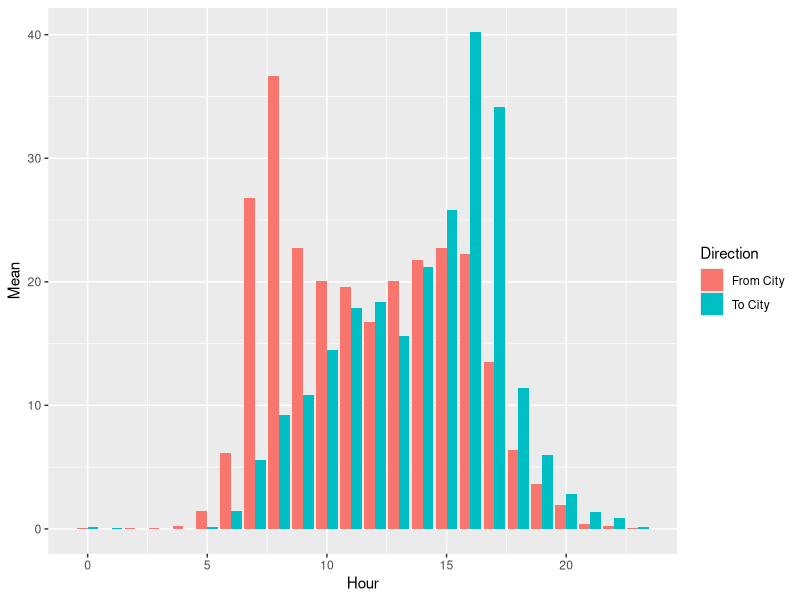
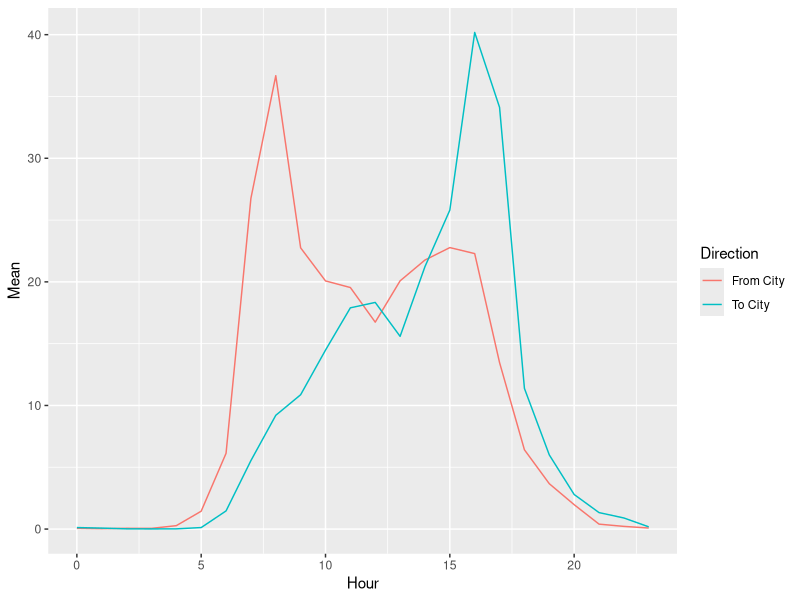

The R source for these figures, in order:
# Tidying data

library(tidyverse)

# read in the data
cycle_counts <- read_csv("data/cycle_counts/he_ara_kotahi.csv")

# convert to long format, so that Direction and Count are columns
long_cycles = cycle_counts %>%
  pivot_longer(c(`From City`, `To City`),
               names_to = "Direction",
               values_to = "Count")

# summarise the mean count by hour for each direction
long_cycles %>%
  group_by(Hour, Direction) %>%
  summarise(Mean = mean(Count))

# and plot the hourly counts for each direction
long_cycles %>%
  group_by(Hour, Direction) %>%
  summarise(Mean = mean(Count)) %>%
  ggplot() +
  geom_col(
    mapping = aes(x = Hour,
                  y = Mean,
                  fill = Direction),
    position = 'dodge'
  )

# Try a line chart?
long_cycles %>%
  group_by(Hour, Direction) %>%
  summarise(Mean = mean(Count)) %>%
  ggplot() +
  geom_line(
    mapping = aes(x = Hour,
                  y = Mean,
                  colour = Direction)
  )

# Try pivoting the summarised cycle count data back into wide format to give a table.
# save the summarised counts
summarised_counts = long_cycles %>%
  group_by(Hour, Direction) %>%
  summarise(Mean = mean(Count))

# pivot wider into a table
summarised_counts %>%
  pivot_wider(names_from = Direction,
              values_from = Mean) %>%
  View()

# Let's round the values first!
summarised_counts %>%
  mutate(Mean = round(Mean)) %>% ##< Rounding first means we don't have to round the two columns separately
  pivot_wider(names_from = Direction,
              values_from = Mean) %>%
  View()
